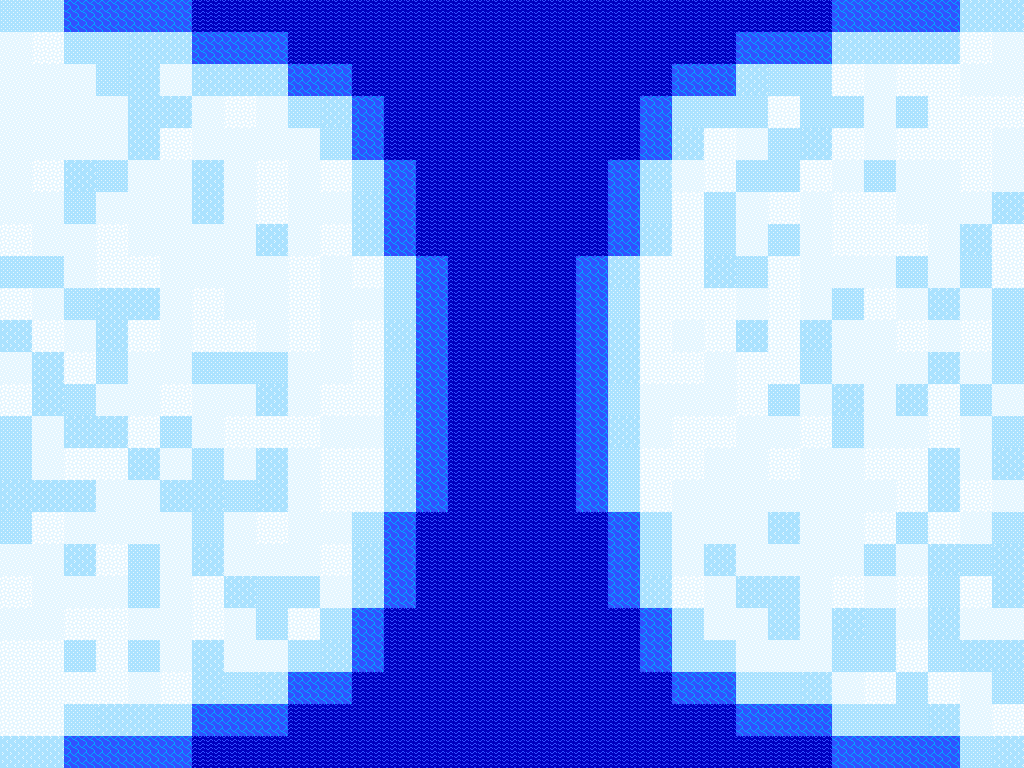

Rendered tile map (Tiled .tmx) drawn with the repository's tilesets; below, a short description and the full map source, tile grids included:
An orthogonal 32x24 tile map with 32x32 px tiles, 2 tile layers (Ground, Sea).

<map version="1.2" tiledversion="1.3.2" orientation="orthogonal" renderorder="right-down" compressionlevel="0" width="32" height="24" tilewidth="32" tileheight="32" infinite="0" nextlayerid="3" nextobjectid="1">
 <tileset firstgid="1" source="Snowball_TileSprites.tsx" />
 <layer id="1" name="Ground" width="32" height="24" locked="1">
  <data encoding="csv">
3,3,0,0,0,0,0,0,0,0,0,0,0,0,0,0,0,0,0,0,0,0,0,0,0,0,0,0,0,0,2,2,
4,1,3,3,2,2,0,0,0,0,0,0,0,0,0,0,0,0,0,0,0,0,0,0,0,0,2,2,2,2,1,4,
4,4,4,3,2,4,2,2,2,0,0,0,0,0,0,0,0,0,0,0,0,0,0,2,3,3,1,4,1,1,4,4,
4,4,4,4,2,2,4,1,4,3,2,0,0,0,0,0,0,0,0,0,0,3,3,3,1,3,3,4,3,1,1,1,
4,4,4,4,2,1,4,4,4,4,3,0,0,0,0,0,0,0,0,0,0,2,1,4,3,2,1,4,1,1,1,4,
4,1,2,3,4,4,2,4,1,4,1,3,0,0,0,0,0,0,0,0,2,4,1,3,3,1,4,3,4,4,1,4,
4,4,3,4,4,4,2,4,1,4,4,2,0,0,0,0,0,0,0,0,3,1,3,4,1,4,1,1,4,4,4,2,
1,4,4,1,4,4,4,4,2,4,1,2,0,0,0,0,0,0,0,0,2,1,3,4,3,4,1,1,1,4,2,1,
3,3,4,1,1,4,4,4,4,1,4,1,3,0,0,0,0,0,0,2,1,1,2,3,1,4,4,4,3,4,3,1,
1,4,3,2,2,4,1,4,4,1,4,4,3,0,0,0,0,0,0,3,1,1,1,4,1,4,3,1,4,2,4,3,
2,1,4,2,1,4,1,1,4,1,4,1,2,0,0,0,0,0,0,2,1,4,1,2,1,2,4,4,1,4,1,3,
4,2,1,3,4,4,3,3,3,4,4,1,3,0,0,0,0,0,0,2,1,1,4,1,1,3,4,4,4,2,4,3,
1,2,3,4,4,1,4,4,2,4,1,1,2,0,0,0,0,0,0,3,4,4,4,1,3,4,2,4,2,1,3,4,
3,4,2,2,1,3,4,1,1,1,4,4,3,0,0,0,0,0,0,2,4,1,1,4,4,1,3,4,4,1,4,3,
3,4,1,1,2,4,3,4,2,4,1,1,2,0,0,0,0,0,0,3,1,1,4,4,1,4,4,1,1,2,4,2,
2,2,2,4,4,2,2,3,2,4,1,1,2,0,0,0,0,0,0,3,1,4,4,4,4,4,4,4,1,2,1,4,
3,1,4,4,4,4,3,4,1,4,4,3,0,0,0,0,0,0,0,0,3,4,4,4,2,4,4,1,3,1,4,3,
4,4,2,1,3,4,2,4,4,4,1,2,0,0,0,0,0,0,0,0,3,4,2,4,4,4,4,3,4,2,3,2,
1,4,4,4,3,4,1,2,3,3,4,2,0,0,0,0,0,0,0,0,2,1,4,2,2,4,1,4,1,3,1,2,
4,4,1,1,4,4,1,4,3,1,3,0,0,0,0,0,0,0,0,0,0,3,4,4,2,4,2,3,4,2,4,4,
1,1,3,1,3,4,2,4,4,3,2,0,0,0,0,0,0,0,0,0,0,3,3,4,4,4,3,3,1,3,2,2,
1,1,1,1,4,1,2,3,2,0,0,0,0,0,0,0,0,0,0,0,0,0,0,3,3,2,4,1,3,1,4,3,
1,1,3,2,2,3,0,0,0,0,0,0,0,0,0,0,0,0,0,0,0,0,0,0,0,0,3,3,3,2,4,1,
2,2,0,0,0,0,0,0,0,0,0,0,0,0,0,0,0,0,0,0,0,0,0,0,0,0,0,0,0,0,3,2
</data>
 </layer>
 <layer id="2" name="Sea" width="32" height="24" locked="1">
  <properties>
   <property name="sea_wall" type="bool" value="true" />
   <property name="tag" value="sea" />
  </properties>
  <data encoding="csv">
0,0,6,6,6,6,5,5,5,5,5,5,5,5,5,5,5,5,5,5,5,5,5,5,5,5,6,6,6,6,0,0,
0,0,0,0,0,0,6,6,6,5,5,5,5,5,5,5,5,5,5,5,5,5,5,6,6,6,0,0,0,0,0,0,
0,0,0,0,0,0,0,0,0,6,6,5,5,5,5,5,5,5,5,5,5,6,6,0,0,0,0,0,0,0,0,0,
0,0,0,0,0,0,0,0,0,0,0,6,5,5,5,5,5,5,5,5,6,0,0,0,0,0,0,0,0,0,0,0,
0,0,0,0,0,0,0,0,0,0,0,6,5,5,5,5,5,5,5,5,6,0,0,0,0,0,0,0,0,0,0,0,
0,0,0,0,0,0,0,0,0,0,0,0,6,5,5,5,5,5,5,6,0,0,0,0,0,0,0,0,0,0,0,0,
0,0,0,0,0,0,0,0,0,0,0,0,6,5,5,5,5,5,5,6,0,0,0,0,0,0,0,0,0,0,0,0,
0,0,0,0,0,0,0,0,0,0,0,0,6,5,5,5,5,5,5,6,0,0,0,0,0,0,0,0,0,0,0,0,
0,0,0,0,0,0,0,0,0,0,0,0,0,6,5,5,5,5,6,0,0,0,0,0,0,0,0,0,0,0,0,0,
0,0,0,0,0,0,0,0,0,0,0,0,0,6,5,5,5,5,6,0,0,0,0,0,0,0,0,0,0,0,0,0,
0,0,0,0,0,0,0,0,0,0,0,0,0,6,5,5,5,5,6,0,0,0,0,0,0,0,0,0,0,0,0,0,
0,0,0,0,0,0,0,0,0,0,0,0,0,6,5,5,5,5,6,0,0,0,0,0,0,0,0,0,0,0,0,0,
0,0,0,0,0,0,0,0,0,0,0,0,0,6,5,5,5,5,6,0,0,0,0,0,0,0,0,0,0,0,0,0,
0,0,0,0,0,0,0,0,0,0,0,0,0,6,5,5,5,5,6,0,0,0,0,0,0,0,0,0,0,0,0,0,
0,0,0,0,0,0,0,0,0,0,0,0,0,6,5,5,5,5,6,0,0,0,0,0,0,0,0,0,0,0,0,0,
0,0,0,0,0,0,0,0,0,0,0,0,0,6,5,5,5,5,6,0,0,0,0,0,0,0,0,0,0,0,0,0,
0,0,0,0,0,0,0,0,0,0,0,0,6,5,5,5,5,5,5,6,0,0,0,0,0,0,0,0,0,0,0,0,
0,0,0,0,0,0,0,0,0,0,0,0,6,5,5,5,5,5,5,6,0,0,0,0,0,0,0,0,0,0,0,0,
0,0,0,0,0,0,0,0,0,0,0,0,6,5,5,5,5,5,5,6,0,0,0,0,0,0,0,0,0,0,0,0,
0,0,0,0,0,0,0,0,0,0,0,6,5,5,5,5,5,5,5,5,6,0,0,0,0,0,0,0,0,0,0,0,
0,0,0,0,0,0,0,0,0,0,0,6,5,5,5,5,5,5,5,5,6,0,0,0,0,0,0,0,0,0,0,0,
0,0,0,0,0,0,0,0,0,6,6,5,5,5,5,5,5,5,5,5,5,6,6,0,0,0,0,0,0,0,0,0,
0,0,0,0,0,0,6,6,6,5,5,5,5,5,5,5,5,5,5,5,5,5,5,6,6,6,0,0,0,0,0,0,
0,0,6,6,6,6,5,5,5,5,5,5,5,5,5,5,5,5,5,5,5,5,5,5,5,5,6,6,6,6,0,0
</data>
 </layer>
</map>